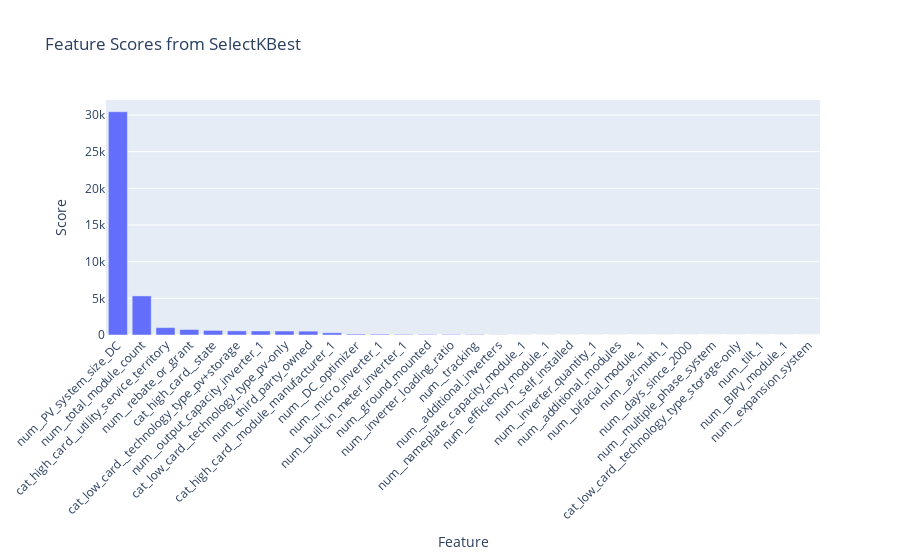

The notebook cell saved with this chart:
### Code cell
fig = go.Figure(data=[go.Bar(x=feature_scores['feature'], y=feature_scores['score'])])
fig.update_layout(title='Feature Scores from SelectKBest', xaxis_title='Feature', yaxis_title='Score', xaxis_tickangle=-45)
fig.show()

### Figure 1 — Plotly figure (JSON) as saved in the notebook; plotly's stock layout.template omitted (floating-point values rounded to 4 significant figures)
{"data": [{"type": "bar", "x": ["num__PV_system_size_DC", "num__total_module_count", "cat_high_card__utility_service_territory", "num__rebate_or_grant", "cat_high_card__state", "cat_low_card__technology_type_pv+storage", "num__output_capacity_inverter_1", "cat_low_card__technology_type_pv-only", "num__third_party_owned", "cat_high_card__module_manufacturer_1", "num__DC_optimizer", "num__micro_inverter_1", "num__built_in_meter_inverter_1", "num__ground_mounted", "num__inverter_loading_ratio", "num__tracking", "num__additional_inverters", "num__nameplate_capacity_module_1", "num__efficiency_module_1", "num__self_installed", "num__inverter_quantity_1", "num__additional_modules", "num__bifacial_module_1", "num__azimuth_1", "num__days_since_2000", "num__multiple_phase_system", "cat_low_card__technology_type_storage-only", "num__tilt_1", "num__BIPV_module_1", "num__expansion_system"], "y": [30440.0, 5330.0, 1008.0, 750.6, 626.3, 561.3, 549.0, 541.3, 522.5, 301.4, 122.8, 108.4, 80.93, 77.04, 74.35, 62.91, 22.22, 7.847, 7.763, 6.51, 6.36, 6.104, 3.467, 3.442, 2.523, 0.5203, 0.5059, 0.4079, 0.2256, 0.01301]}], "layout": {"title": {"text": "Feature Scores from SelectKBest"}, "xaxis": {"tickangle": -45, "title": {"text": "Feature"}}, "yaxis": {"title": {"text": "Score"}}}}
